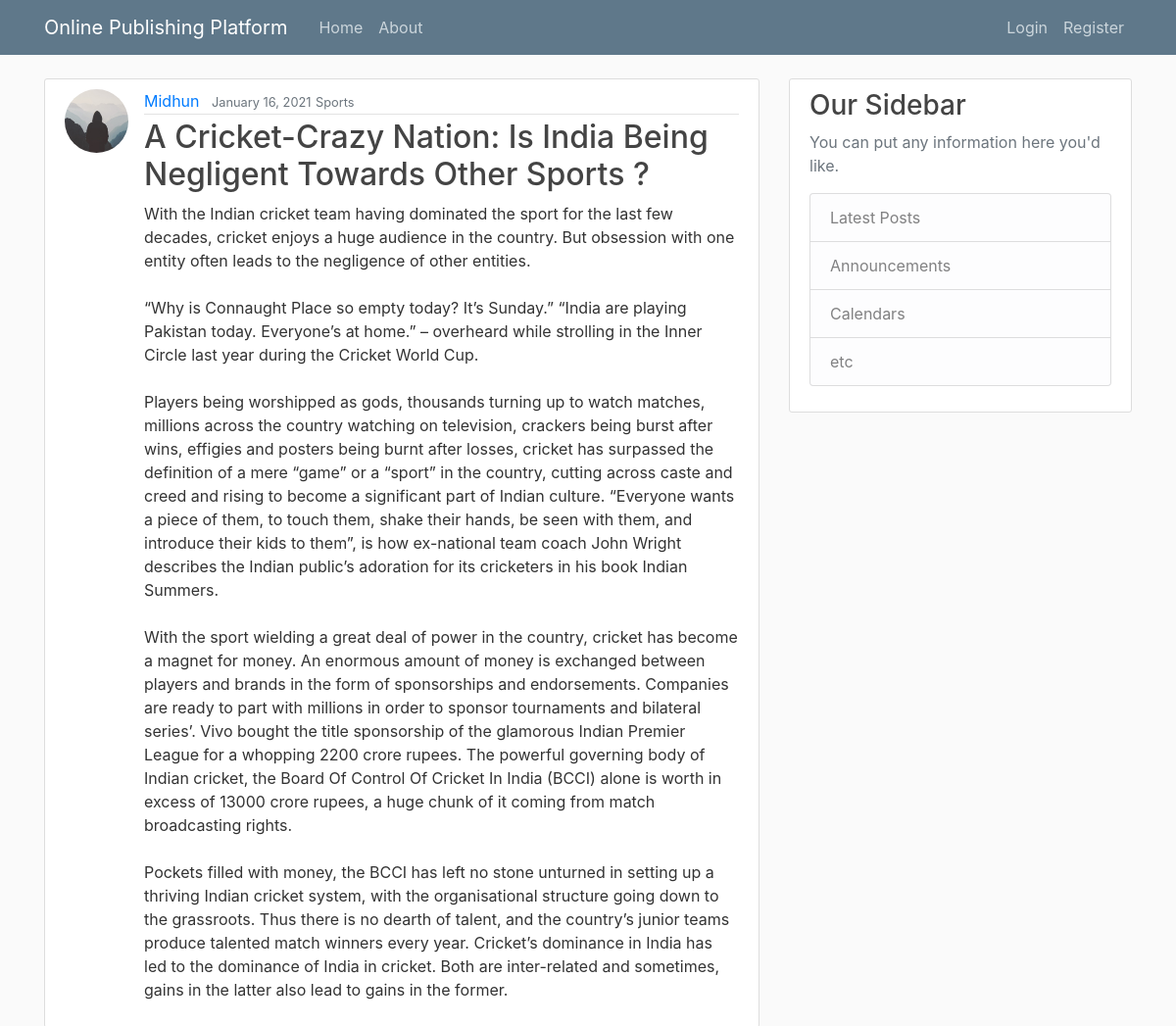
Screenshot of /post/11/ with the database file from the repository.
### blog/models.py (models this page shows, shortened)
class Post(models.Model):
    title = models.CharField(max_length=100)
    content = models.TextField()
    category = models.CharField(max_length=20, choices=BLOG_CHOICES, default="General")
    date_posted = models.DateTimeField(default=timezone.now)
    author = models.ForeignKey(User, on_delete=models.CASCADE)

### users/models.py (models this page shows, shortened)
class Profile(models.Model):
    user = models.OneToOneField(User, on_delete=models.CASCADE)
    image = models.ImageField(default='default.jpg', upload_to='profile_pics')

### blog/views.py (the view)
# urls.py: path('post/<int:pk>/', PostDetailView.as_view(), name='post-detail'),
class PostDetailView(DetailView):
    model = Post

### blog/templates/blog/post_detail.html (shortened to what this page needs)
{% extends "blog/base.html" %}
{% load crispy_forms_tags %}
{% block content %}
  <article class="media content-section">
    <img class="rounded-circle article-img" src="{{ object.author.profile.image.url }}">
    <div class="media-body">
      <div class="article-metadata">
        <a class="mr-2" href="{% url 'user-posts' object.author.username %}">{{ object.author }}</a>
        <small class="text-muted">{{ object.date_posted|date:"F d, Y" }}</small>
        <small class="text-muted">{{ post.category}}</small>
      </div>
      <h2 class="article-title">{{ object.title }}</h2>
      <p class="article-content">{{ object.content }}</p>
    </div>
  </article>
{% endblock content %}

### blog/static/blog/main.css (style rules this page uses)
body { background: #fafafa; color: #333333; margin-top: 5rem; }
h1, h2, h3, h4, h5, h6 { color: #444444; }
.content-section { background: #ffffff; padding: 10px 20px; border: 1px solid #dddddd; border-radius: 3px; margin-bottom: 20px; }
.article-title { color: #444444; }
.article-content { white-space: pre-line; }
.article-img { height: 65px; width: 65px; margin-right: 16px; }
.article-metadata { padding-bottom: 1px; margin-bottom: 4px; border-bottom: 1px solid #e3e3e3 }

### rows the page displays
Post: author.profile.image (placeholder picture), author "Midhun", date_posted "January 16, 2021", category "Sports", title "A Cricket-Crazy Nation: Is India Being Negligent Towards Other Sports ?", content "With the Indian cricket team having dominated the sport for the last few decades, cricket enjoys a huge audience in the country. But obsession with one entity often leads to the negligence of other entities. “Why is Connaught Place so empty today? It’s Sunday.” “India are playing Pakistan today. Everyone’s at home.” – overheard while strolling in the Inner Circle last year during the Cricket World Cup. Players being worshipped as gods, thousands turning up to watch matches, millions across the country watching on television, crackers being burst after wins, effigies and posters being burnt after losses, cricket has surpassed the definition of a mere “game” or a “sport” in the country,…"
